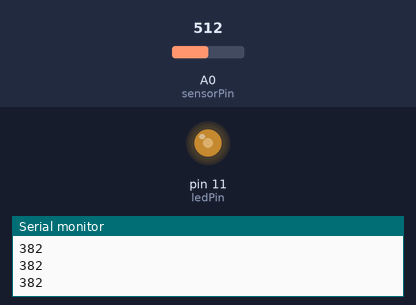
This sketch was run on a simulated Arduino Uno, built with avr-gcc and run on an emulated ATmega328P. On the bench: output pins drawn as LEDs (lit = HIGH), the last lines printed to the serial monitor. Inputs (shaded band) come from the test bench; at power-on: A0 (sensorPin) = 512.

Above: at 1.3 s.
1.4 s: A0 (sensorPin) set to 306
At 3.2 s:
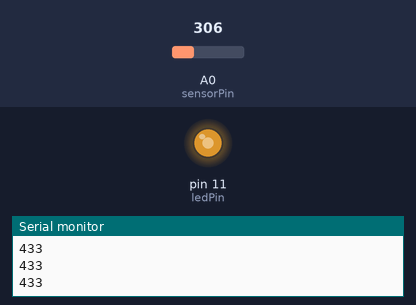
3.5 s: A0 (sensorPin) set to 122
At 5.0 s:
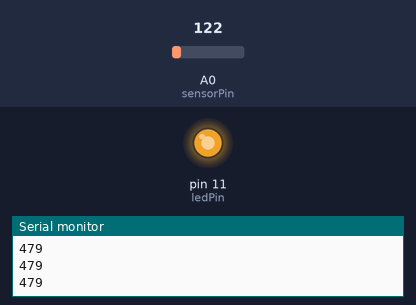
5.5 s: A0 (sensorPin) set to 900
At 6.6 s:
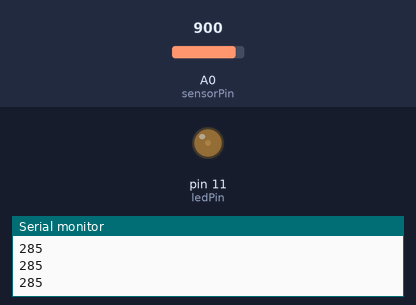
7.5 s: A0 (sensorPin) set to 511
At 9.3 s:
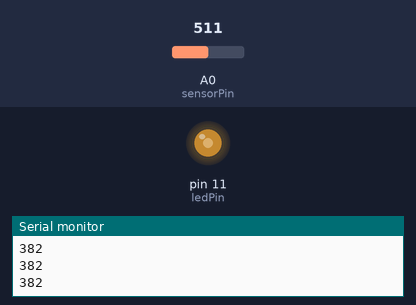
Timing chart, 0 to 10.5 s (numbered marks = the images above; inputs shaded):
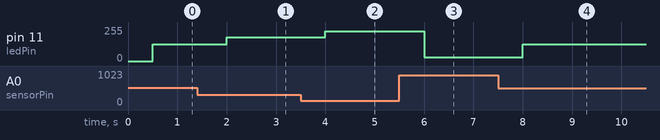

The sketch:

PhotoSensorLED.ino
```cpp
/*
Switches LED on when photo sensor detects darkness.
*/

// Set the pins
int sensorPin = A0;
int sensorReading = 0;
int ledPin = 11;
int ledBrightness = 0;

void setup () {
  Serial.begin(9600);
}

void loop () {

  // Read the sensor value
  sensorReading = analogRead(sensorPin);
  sensorReading -= 1024;

  // Calculate what brightess to activate the led at
  ledBrightness = map(sensorReading, 1023, 0, 0, 255);

  // Set the LED bightness
  Serial.println(ledBrightness);
  delay(500);
  analogWrite(ledPin, ledBrightness);
}
```

Measured:
- after the input at 1.4 s, pin 11 (ledPin): 126/255 → 177/255 after 0.60 s
- after the input at 3.5 s, pin 11 (ledPin): 177/255 → 223/255 after 0.50 s
- after the input at 5.5 s, pin 11 (ledPin): 223/255 → 29/255 after 0.50 s
- after the input at 7.5 s, pin 11 (ledPin): 29/255 → 126/255 after 0.51 s
